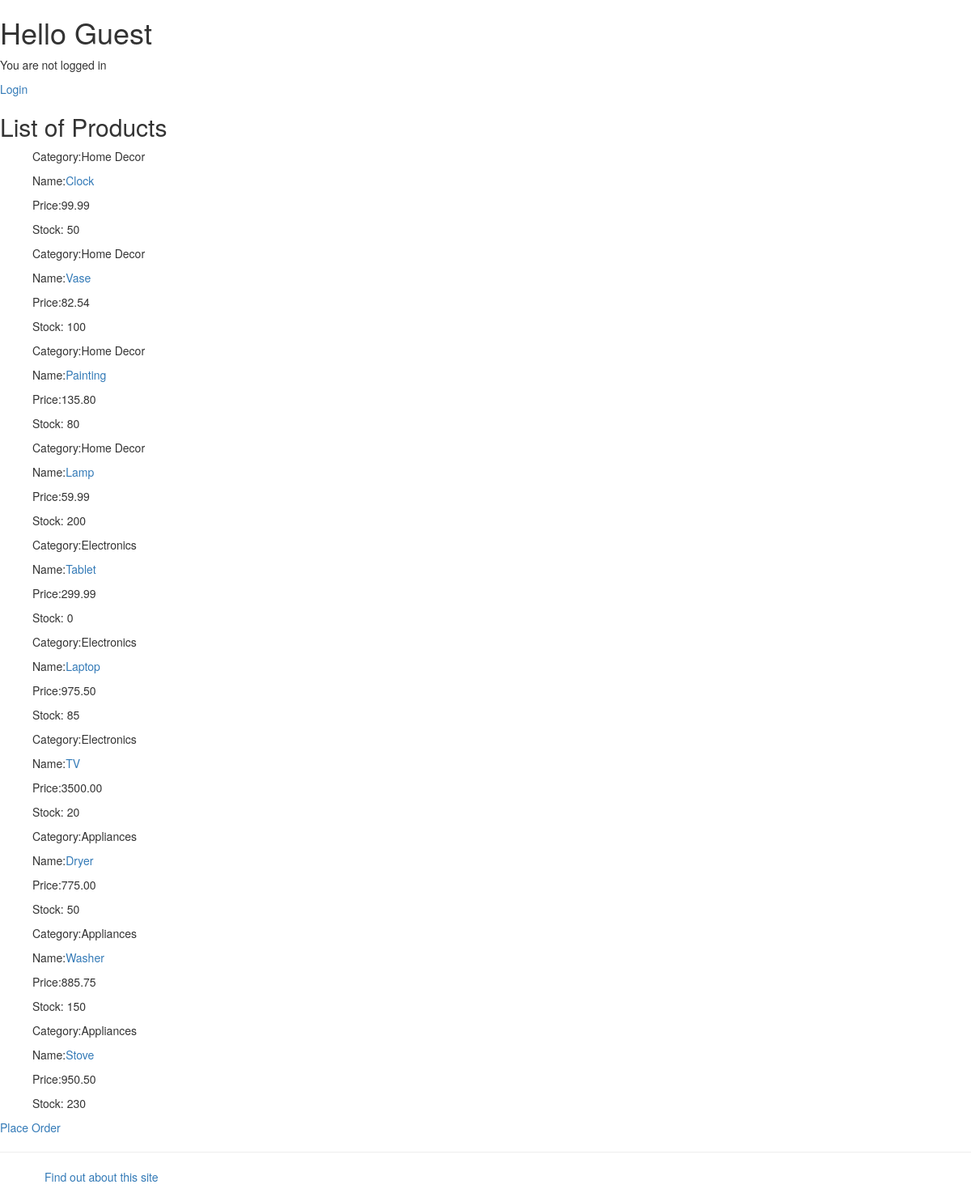
The page /myapp/products on the database its author committed.
### myapp/models.py (models this page shows, shortened)
class Product(models.Model):
    interested = models.PositiveIntegerField(default=0)
    category = models.ForeignKey(Category, related_name='products', on_delete=models.CASCADE)
    name = models.CharField(max_length=200, default='TV')
    price = models.DecimalField(max_digits=10, decimal_places=2)
    stock = models.PositiveIntegerField(default=100, validators=[MaxValueValidator(1000), MinValueValidator(0)])
    available = models.BooleanField(default=True)
    description = models.TextField(max_length=500, blank=True, null=True)

class Category(models.Model):
    name = models.CharField(max_length=200, default='Furniture')
    warehouse = models.CharField(max_length=200, default='Windsor')
    def __str__(self):
        return self.name

### myapp/views.py (the view)
# urls.py: path('myapp/products', views.products, name='product'),
def products(request):
    prodlist = Product.objects.all().order_by('id')[:10]
    return render(request, 'myapp/products.html', {'prodlist': prodlist})

### myapp/templates/myapp/products.html (shortened to what this page needs)
{% extends "myapp/base.html" %}
 {% load bootstrap3 %}
{% block body_block %}
    {% if prodlist %}
 <h2>List of Products</h2>
     <ol>
 {% for item in prodlist %}
     <p> Category:{{ item.category}} </p>
     <p> Name:<a href="{%url 'productdetail' item.id%}">{{ item.name}}</a> </p>
     <p> Price:{{ item.price }} </p>
     <p> Stock: {{ item.stock }}</p>
 {% endfor %}
 </ol>
 {% else %}
 <strong>There are no available categories!</strong>
 {% endif %}
<p><a href="{%url 'place_order'%}">Place Order</a></p>
 {% endblock %}

### myapp/templates/myapp/base.html (shortened to what this page needs)
<!DOCTYPE html>
{% load static %}
<html>
 <head>
 <link rel="stylesheet" type="text/css" href="{% static 'myapp/style.css'%}" />
 </head>
 <body>
 {% load bootstrap3 %}
 {% bootstrap_css %}
 <div>
 {% if user.is_authenticated %}
 <h1>{% block myhdg %}Hello {{ request.user.get_full_name }} {% endblock %}</h1>
     {% block body_block_1 %}
         <p><a href="/logout/">Logout</a></p>
         <p><a href="/myorder/">User's orders</a></p>
     {% endblock %}
 {% else %}
 <h1>{% block theBlock %}Hello Guest {% endblock %}</h1>
     {% block body_block_2 %}
         <p>You are not logged in</p>
         <a href="/login/">Login</a>
     {% endblock %}
 {% endif %}
 {% block body_block %} {% endblock %}
</div>
 <hr />
 <div>
 <ul>
<li class="hbar1"><a href="/myapp/about/">Find out about this
site</a></li>
 </ul>
 </div>
 </body>
</html>

### myapp/static/myapp/style.css (style rules this page uses)
.hbar1 { display: inline; margin: 15px; }

### rows shown on the page
Product: category "Home Decor", name "Clock", price "99.99", stock "50"
Product: category "Home Decor", name "Vase", price "82.54", stock "100"
Product: category "Home Decor", name "Painting", price "135.80", stock "80"
Product: category "Home Decor", name "Lamp", price "59.99", stock "200"
Product: category "Electronics", name "Tablet", price "299.99", stock "0"
Product: category "Electronics", name "Laptop", price "975.50", stock "85"
Product: category "Electronics", name "TV", price "3500.00", stock "20"
Product: category "Appliances", name "Dryer", price "775.00", stock "50"
Product: category "Appliances", name "Washer", price "885.75", stock "150"
Product: category "Appliances", name "Stove", price "950.50", stock "230"
